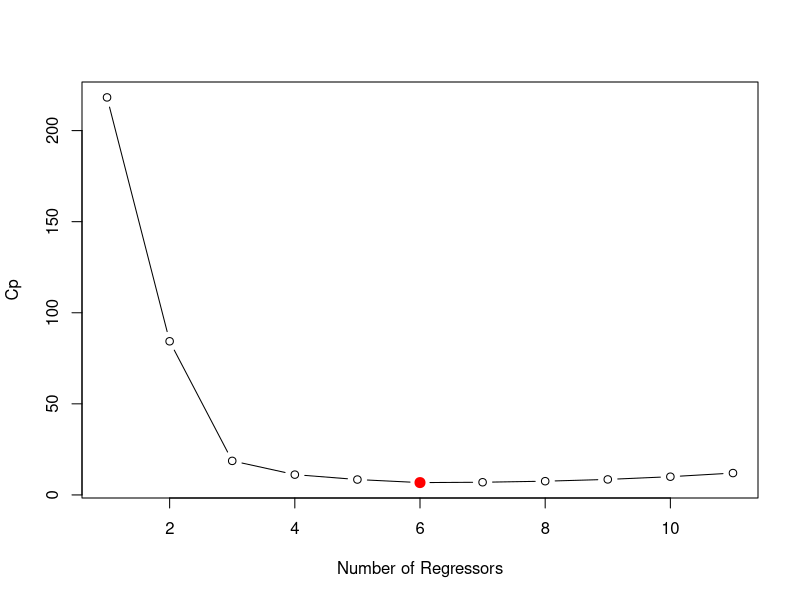

Reproduce this figure in R.
#Q1-2
#Data Preparation
library(AER)
data("USMacroG")
USMacroG=na.omit(USMacroG)
Macro=as.data.frame(apply(USMacroG,2,diff))
dim(Macro)

#Best subset selection
library(leaps)
best_subsets_1_2 = regsubsets(Macro$consumption ~ ., Macro, nvmax = 11)
result1_2 = summary(best_subsets_1_2)
result1_2

#Best model via Cp 
plot(result1_2$cp, xlab = "Number of Regressors", ylab = "Cp", type = "b")
j = which.min(result1_2$cp)
points(j, result1_2$cp[j], col = "red", cex = 2, pch = 20)

#Get coefficient
coef(best_subsets_1_2, j)
